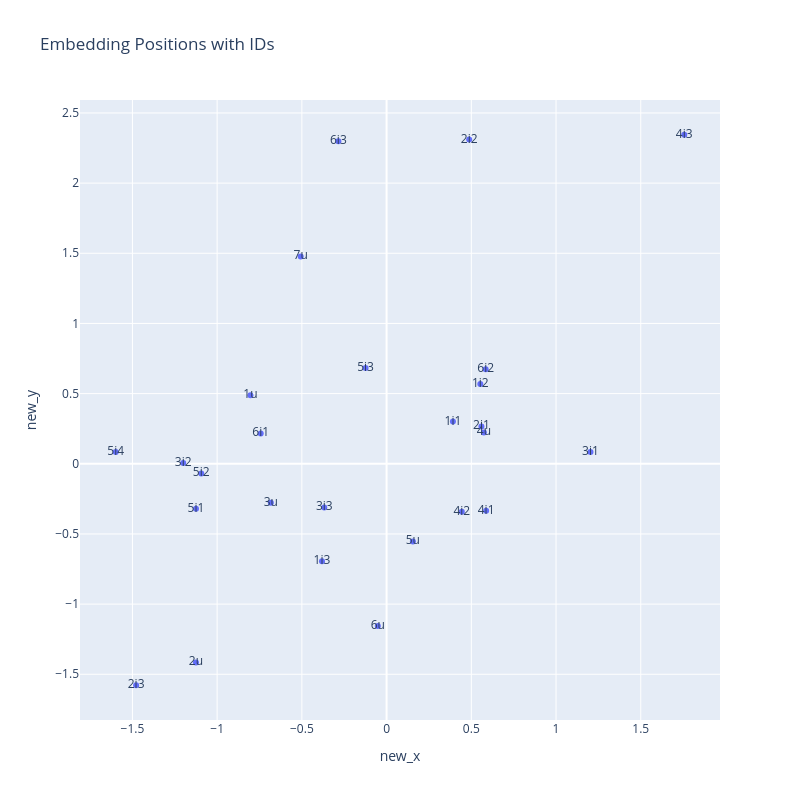
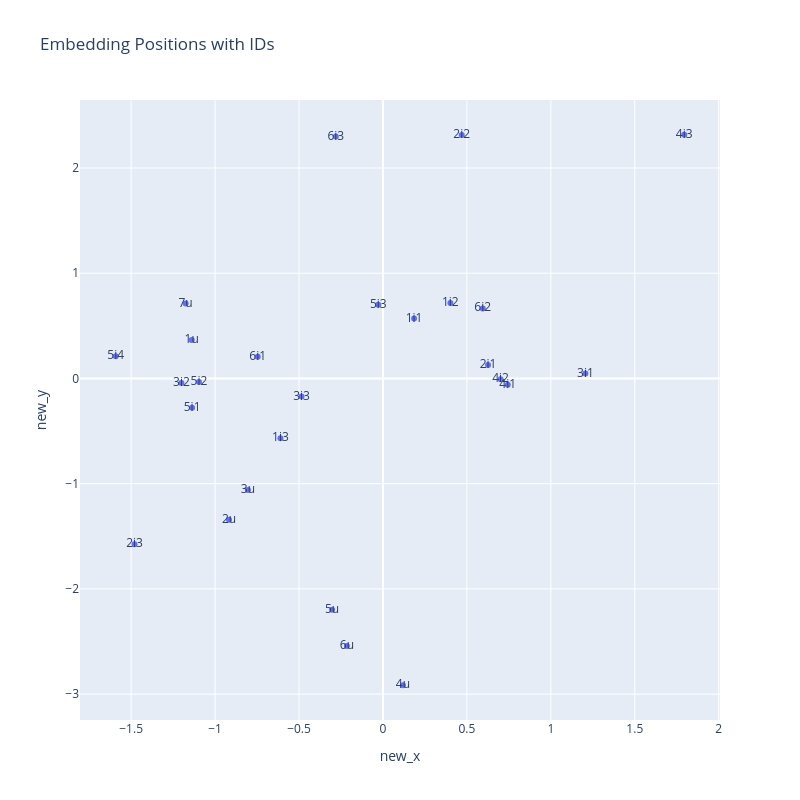
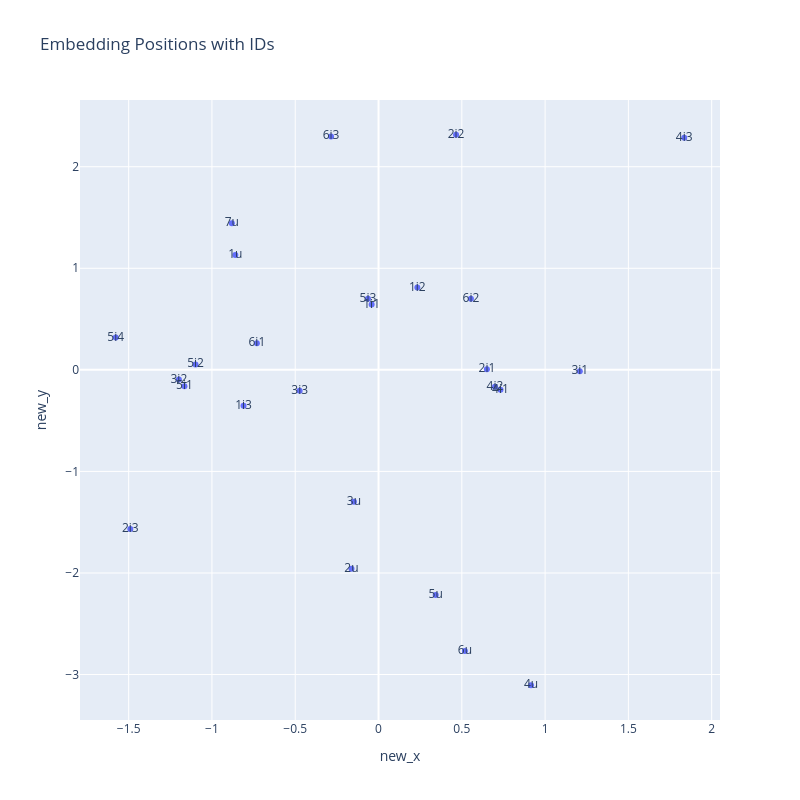
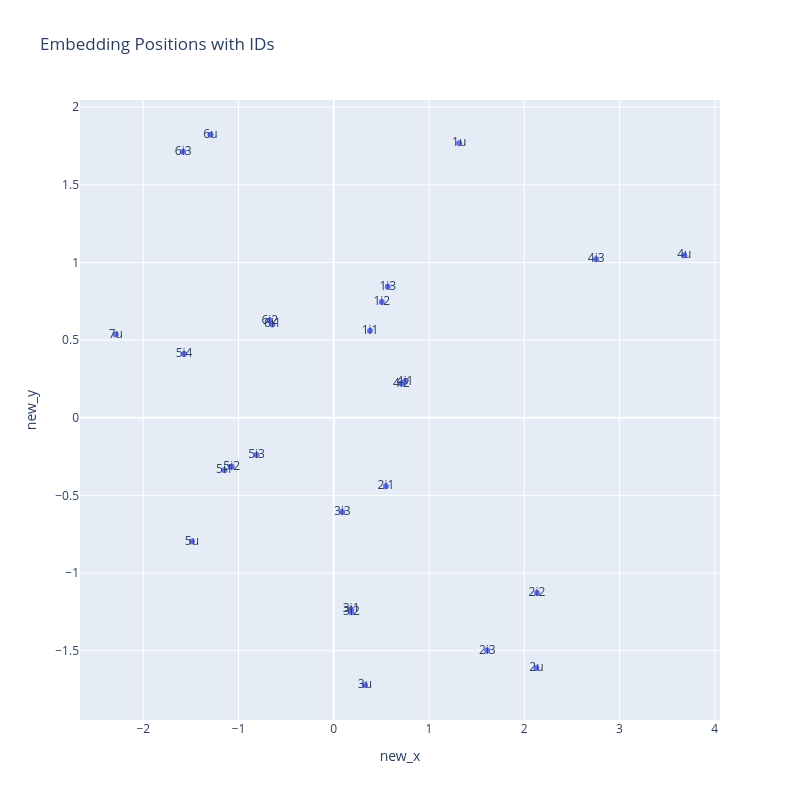

Here is the notebook cell these charts were saved with, in order:
### Code cell
user_embedding_sizes = [len(user_encoder.classes_), 2]
item_embedding_sizes = [len(item_encoder.classes_), 2]

model = TwoTowerModel(user_embedding_sizes, item_embedding_sizes, 
                      device).to(device)

optimizer = torch.optim.SGD(model.parameters(), lr=5, momentum=0)

users_ids, users_features = zip(*train_dataset.user2features.items())
items_ids, items_features = zip(*train_dataset.item2features.items())

user_shift_dev_history = []
user_shift_epoch_ids = []

def train_loop(model, optimizer, train_loader, n_epochs=100):
    loss_history = list()
    for epoch in range(n_epochs):
        for batch in tqdm(train_loader, desc=f'Epoch {epoch}'):
            
            user_embs, item_embs = model(*batch)
            loss = infonceloss(user_embs, item_embs)

            optimizer.zero_grad()
            loss.backward()

            old_users_embeddings = model.get_user_embeddings(
                torch.IntTensor(np.array(users_features)).to(device)
            )
            old_items_embeddings = model.get_item_embeddings(
                torch.IntTensor(np.array(items_features)).to(device)
            )

            optimizer.step()

            new_users_embeddings = model.get_user_embeddings(
                torch.IntTensor(np.array(users_features)).to(device)
            )
            # ---
            dev = compute_user_shift_deviation(old_users_embeddings, new_users_embeddings)
            user_shift_dev_history.append(dev)
            user_shift_epoch_ids.append(epoch)
            # ---
            new_items_embeddings = model.get_item_embeddings(
                torch.IntTensor(np.array(items_features)).to(device)
            )

            loss_history.append(loss.item())
            
            if (epoch < 3) or (epoch == 99):
                print(f'Train loss: {loss_history[-1]}')
                plot_embedding_shift(
                    old_users_embeddings,
                    old_items_embeddings,
                    new_users_embeddings,
                    new_items_embeddings,
                    users_ids,
                    items_ids,
                    title="Embedding Shift (green - users; blue - items)"
                )

model.train()
train_loop(model, optimizer, train_loader)

### Figure 1 — Plotly figure (JSON) as saved in the notebook; plotly's stock layout.template omitted (floating-point values rounded to 4 significant figures)
{"data": [{"customdata": [["1u"], ["2u"], ["3u"], ["4u"], ["5u"], ["6u"], ["7u"], ["1i1"], ["1i2"], ["1i3"], ["2i1"], ["2i2"], ["2i3"], ["3i1"], ["3i2"], ["3i3"], ["4i1"], ["4i2"], ["4i3"], ["5i1"], ["5i2"], ["5i3"], ["6i1"], ["6i2"], ["6i3"], ["5i4"]], "hovertemplate": "id=%{customdata[0]}<extra></extra>", "legendgroup": "", "marker": {"color": "#636efa", "symbol": "circle"}, "mode": "markers+text", "name": "", "orientation": "v", "showlegend": false, "text": ["1u", "2u", "3u", "4u", "5u", "6u", "7u", "1i1", "1i2", "1i3", "2i1", "2i2", "2i3", "3i1", "3i2", "3i3", "4i1", "4i2", "4i3", "5i1", "5i2", "5i3", "6i1", "6i2", "6i3", "5i4"], "type": "scatter", "x": [-0.8035, -1.125, -0.6831, 0.5742, 0.1552, -0.05181, -0.507, 0.3914, 0.553, -0.3813, 0.5597, 0.4873, -1.478, 1.203, -1.2, -0.3678, 0.5875, 0.4438, 1.757, -1.125, -1.094, -0.124, -0.7428, 0.5848, -0.2846, -1.598], "xaxis": "x", "y": [0.489, -1.416, -0.2774, 0.2233, -0.5538, -1.155, 1.477, 0.3011, 0.5686, -0.6944, 0.2663, 2.31, -1.578, 0.08475, 0.004968, -0.3109, -0.3344, -0.3416, 2.345, -0.3199, -0.06849, 0.6829, 0.2163, 0.6735, 2.298, 0.08479], "yaxis": "y"}], "layout": {"autosize": false, "height": 800, "legend": {"tracegroupgap": 0}, "title": {"text": "Embedding Positions with IDs"}, "width": 800, "xaxis": {"anchor": "y", "autorange": true, "domain": [0, 1], "range": [-1.809, 1.968], "title": {"text": "new_x"}, "type": "linear"}, "yaxis": {"anchor": "x", "autorange": true, "domain": [0, 1], "range": [-1.826, 2.592], "title": {"text": "new_y"}, "type": "linear"}}}

### Figure 2 — Plotly figure (JSON) as saved in the notebook; plotly's stock layout.template omitted (floating-point values rounded to 4 significant figures)
{"data": [{"customdata": [["1u"], ["2u"], ["3u"], ["4u"], ["5u"], ["6u"], ["7u"], ["1i1"], ["1i2"], ["1i3"], ["2i1"], ["2i2"], ["2i3"], ["3i1"], ["3i2"], ["3i3"], ["4i1"], ["4i2"], ["4i3"], ["5i1"], ["5i2"], ["5i3"], ["6i1"], ["6i2"], ["6i3"], ["5i4"]], "hovertemplate": "id=%{customdata[0]}<extra></extra>", "legendgroup": "", "marker": {"color": "#636efa", "symbol": "circle"}, "mode": "markers+text", "name": "", "orientation": "v", "showlegend": false, "text": ["1u", "2u", "3u", "4u", "5u", "6u", "7u", "1i1", "1i2", "1i3", "2i1", "2i2", "2i3", "3i1", "3i2", "3i3", "4i1", "4i2", "4i3", "5i1", "5i2", "5i3", "6i1", "6i2", "6i3", "5i4"], "type": "scatter", "x": [-1.139, -0.9171, -0.8042, 0.1191, -0.3028, -0.2148, -1.175, 0.1854, 0.4015, -0.6108, 0.626, 0.4693, -1.48, 1.206, -1.2, -0.485, 0.7432, 0.7006, 1.795, -1.137, -1.096, -0.02786, -0.746, 0.5944, -0.281, -1.592], "xaxis": "x", "y": [0.3663, -1.344, -1.061, -2.916, -2.198, -2.543, 0.7116, 0.5689, 0.716, -0.5685, 0.1269, 2.314, -1.577, 0.04684, -0.04312, -0.1723, -0.06084, -0.007929, 2.316, -0.2779, -0.03403, 0.7003, 0.2053, 0.6652, 2.299, 0.211], "yaxis": "y"}], "layout": {"autosize": false, "height": 800, "legend": {"tracegroupgap": 0}, "title": {"text": "Embedding Positions with IDs"}, "width": 800, "xaxis": {"anchor": "y", "autorange": true, "domain": [0, 1], "range": [-1.805, 2.008], "title": {"text": "new_x"}, "type": "linear"}, "yaxis": {"anchor": "x", "autorange": true, "domain": [0, 1], "range": [-3.246, 2.646], "title": {"text": "new_y"}, "type": "linear"}}}

### Figure 3 — Plotly figure (JSON) as saved in the notebook; plotly's stock layout.template omitted (floating-point values rounded to 4 significant figures)
{"data": [{"customdata": [["1u"], ["2u"], ["3u"], ["4u"], ["5u"], ["6u"], ["7u"], ["1i1"], ["1i2"], ["1i3"], ["2i1"], ["2i2"], ["2i3"], ["3i1"], ["3i2"], ["3i3"], ["4i1"], ["4i2"], ["4i3"], ["5i1"], ["5i2"], ["5i3"], ["6i1"], ["6i2"], ["6i3"], ["5i4"]], "hovertemplate": "id=%{customdata[0]}<extra></extra>", "legendgroup": "", "marker": {"color": "#636efa", "symbol": "circle"}, "mode": "markers+text", "name": "", "orientation": "v", "showlegend": false, "text": ["1u", "2u", "3u", "4u", "5u", "6u", "7u", "1i1", "1i2", "1i3", "2i1", "2i2", "2i3", "3i1", "3i2", "3i3", "4i1", "4i2", "4i3", "5i1", "5i2", "5i3", "6i1", "6i2", "6i3", "5i4"], "type": "scatter", "x": [-0.8597, -0.1624, -0.1478, 0.9153, 0.3433, 0.5184, -0.8809, -0.04135, 0.2329, -0.8104, 0.6505, 0.4654, -1.49, 1.208, -1.198, -0.4735, 0.7322, 0.6988, 1.835, -1.165, -1.099, -0.06331, -0.7303, 0.5545, -0.2851, -1.578], "xaxis": "x", "y": [1.131, -1.957, -1.298, -3.106, -2.218, -2.769, 1.443, 0.6429, 0.8105, -0.354, 0.00568, 2.315, -1.567, -0.01356, -0.0955, -0.2046, -0.1954, -0.1669, 2.285, -0.1613, 0.05308, 0.6989, 0.2623, 0.7009, 2.298, 0.3175], "yaxis": "y"}], "layout": {"autosize": false, "height": 800, "legend": {"tracegroupgap": 0}, "title": {"text": "Embedding Positions with IDs"}, "width": 800, "xaxis": {"anchor": "y", "autorange": true, "domain": [0, 1], "range": [-1.792, 2.05], "title": {"text": "new_x"}, "type": "linear"}, "yaxis": {"anchor": "x", "autorange": true, "domain": [0, 1], "range": [-3.448, 2.657], "title": {"text": "new_y"}, "type": "linear"}}}

### Figure 4 — Plotly figure (JSON) as saved in the notebook; plotly's stock layout.template omitted (floating-point values rounded to 4 significant figures)
{"data": [{"customdata": [["1u"], ["2u"], ["3u"], ["4u"], ["5u"], ["6u"], ["7u"], ["1i1"], ["1i2"], ["1i3"], ["2i1"], ["2i2"], ["2i3"], ["3i1"], ["3i2"], ["3i3"], ["4i1"], ["4i2"], ["4i3"], ["5i1"], ["5i2"], ["5i3"], ["6i1"], ["6i2"], ["6i3"], ["5i4"]], "hovertemplate": "id=%{customdata[0]}<extra></extra>", "legendgroup": "", "marker": {"color": "#636efa", "symbol": "circle"}, "mode": "markers+text", "name": "", "orientation": "v", "showlegend": false, "text": ["1u", "2u", "3u", "4u", "5u", "6u", "7u", "1i1", "1i2", "1i3", "2i1", "2i2", "2i3", "3i1", "3i2", "3i3", "4i1", "4i2", "4i3", "5i1", "5i2", "5i3", "6i1", "6i2", "6i3", "5i4"], "type": "scatter", "x": [1.317, 2.127, 0.327, 3.679, -1.489, -1.294, -2.289, 0.3804, 0.5042, 0.5672, 0.5475, 2.133, 1.611, 0.1822, 0.1851, 0.0899, 0.7471, 0.7088, 2.755, -1.148, -1.071, -0.8101, -0.6441, -0.671, -1.581, -1.572], "xaxis": "x", "y": [1.767, -1.612, -1.723, 1.046, -0.7969, 1.823, 0.5362, 0.56, 0.746, 0.8439, -0.4402, -1.129, -1.499, -1.232, -1.252, -0.6061, 0.2314, 0.2201, 1.02, -0.3378, -0.3156, -0.239, 0.6009, 0.6263, 1.713, 0.4103], "yaxis": "y"}], "layout": {"autosize": false, "height": 800, "legend": {"tracegroupgap": 0}, "title": {"text": "Embedding Positions with IDs"}, "width": 800, "xaxis": {"anchor": "y", "autorange": true, "domain": [0, 1], "range": [-2.664, 4.054], "title": {"text": "new_x"}, "type": "linear"}, "yaxis": {"anchor": "x", "autorange": true, "domain": [0, 1], "range": [-1.946, 2.047], "title": {"text": "new_y"}, "type": "linear"}}}
